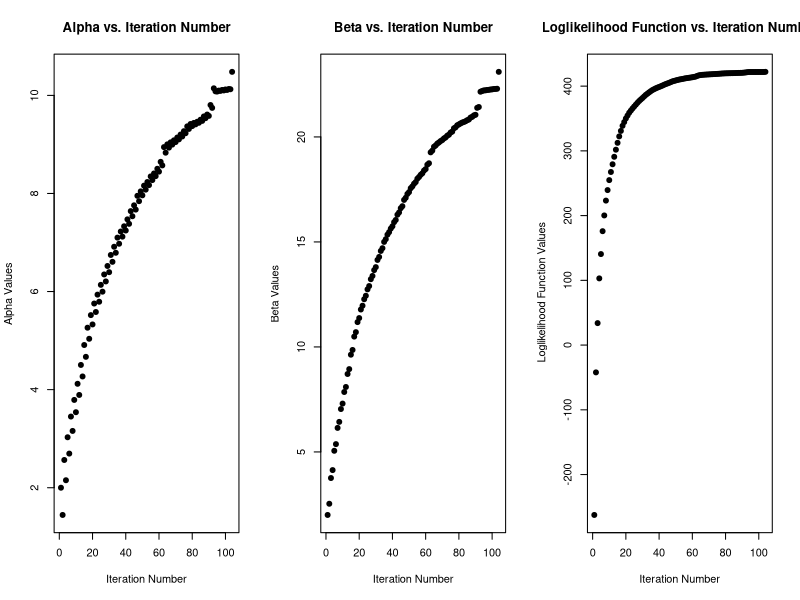
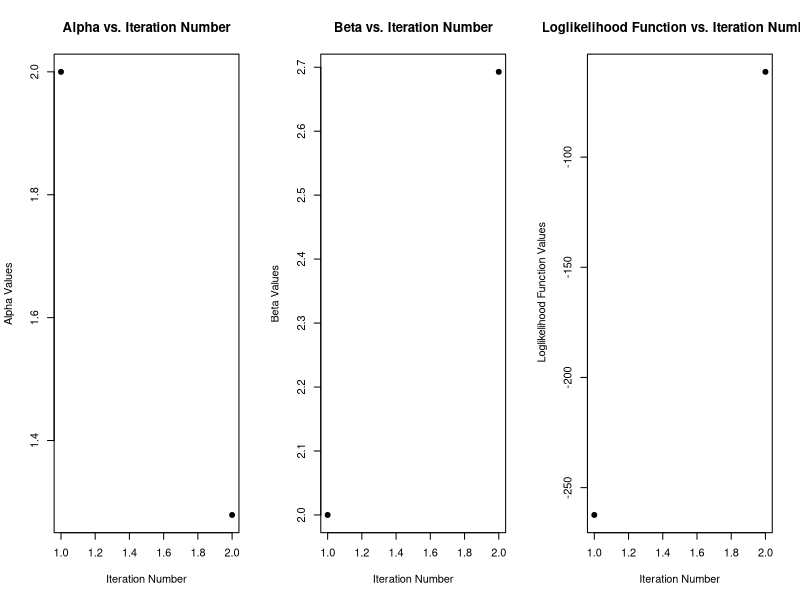
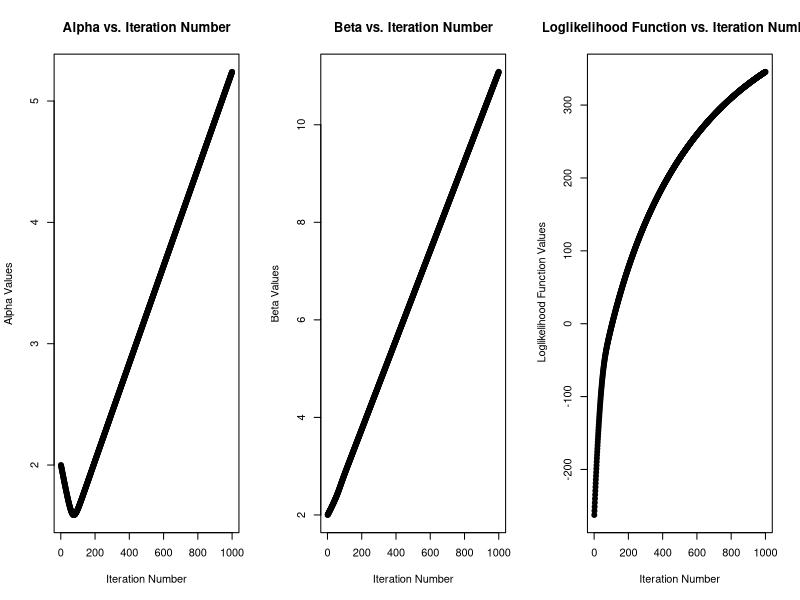

These charts were generated, in order, by the following R code:
## ---- chunk 1
knitr::opts_chunk$set(warning = FALSE, message = FALSE) 
## ---- chunk 2
data <- read.csv("EconomicMobility.csv")
## ---- chunk 3
gradientAscentWithSolutionPath <- function(theta,
                                            rhoFn,
                                            gradientFn,
                                            lineSearchFn,
                                            testConvergenceFn,
                                            maxIterations = 100,
                                            tolerance = 1E-6,
                                            relative = FALSE,
                                            lambdaStepsize = 0.01,
                                            lambdaMax = 0.5) {
  # Pre-allocate a matrix to track theta at each iteration.
  SolutionPath = matrix(NA, 
                        nrow = maxIterations + 1, 
                        ncol = length(theta))
  rhoPath = array(NA, dim = maxIterations + 1)
  SolutionPath[1, ] = theta
  rhoPath[1] = rhoFn(theta)
  
  for (i in 1:maxIterations) {
    g         <- gradientFn(theta) # Unnormalized gradient.
    glength   <- sqrt(sum(g ^ 2))  # Gradient vector length.
    g         <- g / glength       # Unit vector gradient.
    lambda    <- lineSearchFn(theta, rhoFn, g, 
                            lambdaStepsize = lambdaStepsize, 
                            lambdaMax = lambdaMax)
    thetaNew  <- theta + lambda * g
    converged <- testConvergenceFn(thetaNew, theta,
                                   tolerance = tolerance,
                                   relative = relative)
    
    theta = thetaNew #Reza added this update
    SolutionPath[i + 1,] = theta
    rhoPath[i + 1] = rhoFn(theta)
    if (converged) break
  }

  ## Return information about the gradient descent procedure.
  return(list(theta = theta, converged = converged, 
              iteration = i, fnValue = rhoFn(theta),
              SolutionPath = SolutionPath[1:i, ], rhoPath = rhoPath[1:i]))
}

gridLineSearch <- function(theta,
                           rhoFn,
                           g,
                           lambdaStepsize = 0.01,
                           lambdaMax = 1) {
  ## Define equally-spaced grid of lambdas to search over.
  lambdas <- seq(from = 0, by = lambdaStepsize, to = lambdaMax)
  ## Evaluate the objective rho at each such lambda.
  rhoVals <- Map(function(lambda) {rhoFn(theta + lambda * g)}, lambdas)
  ## Return the lambda that gave the minimum objective.
  return(lambdas[which.max(rhoVals)])
}

testConvergence <- function(thetaNew,
                            thetaOld,
                            tolerance = 1E-10,
                            relative = FALSE) {
   sum(abs(thetaNew - thetaOld)) < 
    if (relative) tolerance * sum(abs(thetaOld)) else tolerance
}
## ---- chunk 4
rho <- function(x) {
  alpha = x[1]
  beta = x[2]
  loglikelihood <- 0
  P <- data$Commute
  for (y in P) {
    loglikelihood <- loglikelihood + alpha*log(beta) + 
      (alpha -1)*log(y) - log(gamma(alpha)) - y*beta
  }
  return(loglikelihood)
}

g <- function(x) {
  alpha = x[1]
  beta = x[2]
  y <- data$Commute
  grad1 <- sum(log(beta) + log(y) - digamma(alpha))
  grad2 <- sum((alpha/beta) - y)
  return(c(grad1 , grad2))
}
## ---- chunk 5
# Starting at (2, 2) as mentioned in Piazza
Optim1 = gradientAscentWithSolutionPath(rhoFn = rho, gradientFn = g, theta = c(2,2),
           lineSearchFn = gridLineSearch, testConvergenceFn = testConvergence, 
           maxIterations = 1000, lambdaMax = 5)

par(mfrow = c(1, 3))
plot(Optim1$SolutionPath[,1], pch = 19, main='Alpha vs. Iteration Number', 
     xlab='Iteration Number', ylab='Alpha Values')
plot(Optim1$SolutionPath[,2], pch = 19, main='Beta vs. Iteration Number', 
     xlab='Iteration Number', ylab='Beta Values')
plot(Optim1$rhoPath, pch = 19, main='Loglikelihood Function vs. Iteration Number', 
     xlab='Iteration Number', ylab=' Loglikelihood Function Values')
## ---- chunk 6
# Starting at (2, 2) as mentioned on Piazza
# lambda=0,1,2,3,4,5
Optim2 = gradientAscentWithSolutionPath(rhoFn = rho, gradientFn = g, theta = c(2,2),
           lineSearchFn = gridLineSearch, testConvergenceFn = testConvergence, 
           maxIterations = 1000, lambdaStepsize = 1, lambdaMax = 5)

par(mfrow = c(1, 3))
plot(Optim2$SolutionPath[,1], pch = 19, main='Alpha vs. Iteration Number', 
     xlab='Iteration Number', ylab='Alpha Values')
plot(Optim2$SolutionPath[,2], pch = 19, main='Beta vs. Iteration Number', 
     xlab='Iteration Number', ylab='Beta Values')
plot(Optim2$rhoPath, pch = 19, main='Loglikelihood Function vs. Iteration Number', 
     xlab='Iteration Number', ylab=' Loglikelihood Function Values')
## ---- chunk 7
# Starting at (2, 2) as mentioned on Piazza
# lambda=0.0001,0.0002,...,0.01
Optim3 = gradientAscentWithSolutionPath(rhoFn = rho, gradientFn = g, theta = c(2,2),
           lineSearchFn = gridLineSearch, testConvergenceFn = testConvergence, 
           maxIterations = 1000, lambdaStepsize = 0.0001, lambdaMax = 0.01)

par(mfrow = c(1, 3))
plot(Optim3$SolutionPath[,1], pch = 19, main='Alpha vs. Iteration Number', 
     xlab='Iteration Number', ylab='Alpha Values')
plot(Optim3$SolutionPath[,2], pch = 19, main='Beta vs. Iteration Number', 
     xlab='Iteration Number', ylab='Beta Values')
plot(Optim3$rhoPath, pch = 19, main='Loglikelihood Function vs. Iteration Number', 
     xlab='Iteration Number', ylab=' Loglikelihood Function Values')
